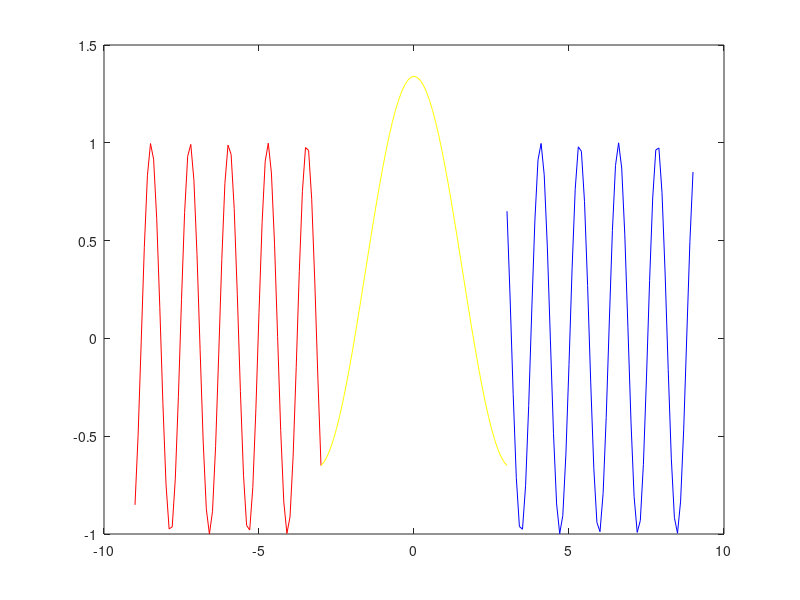

This chart was generated by the following MATLAB code:
t1 = [-9:0.1:-3];
t2 = [-3:0.1:3];
t3 = [3:0.1:9];
y1 = sin(5*t1);
y2 = cos(t2) - cos(3) - sin(15);
y3 = sin(5*t3);
plot(t1,y1,'r',t2,y2,'y',t3,y3,'b');